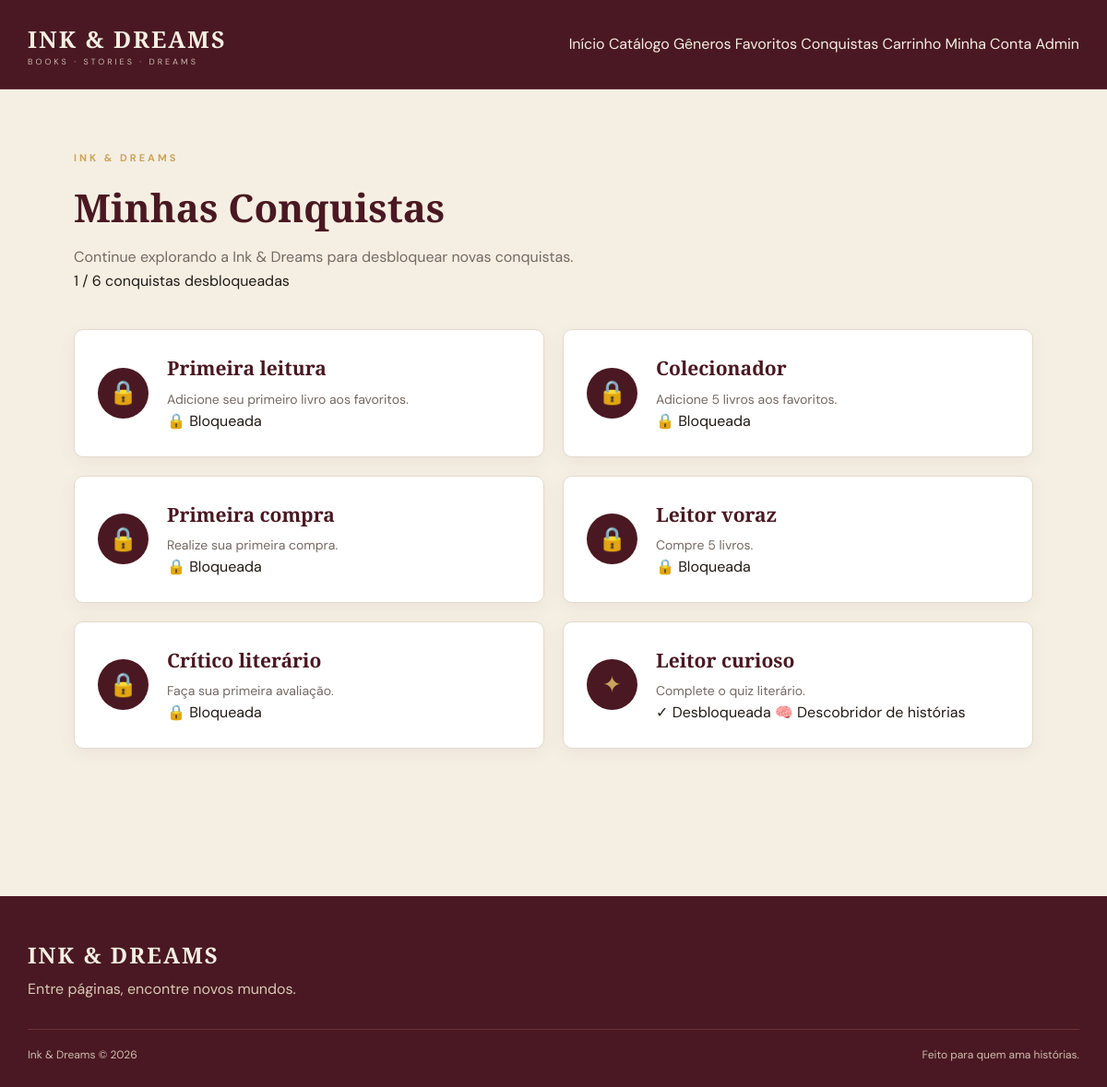
The app's page /conquistas (signed in) with its own data.
### app.py (models this page shows)
class Conquista(db.Model):
    id = db.Column(db.Integer, primary_key=True)
    usuario_id = db.Column(db.Integer, nullable=False)
    nome = db.Column(db.String(100), nullable=False)
    descricao = db.Column(db.String(300), nullable=False)
    recompensa = db.Column(db.String(200), nullable=False)
    desbloqueada = db.Column(db.Boolean, default=False)

### app.py (the view)
@app.route("/conquistas")
def conquistas():
    if "email" not in session:
        return redirect("/login")
    usuario = Usuario.query.filter_by(
        email=session["email"]
    ).first()
    if not usuario:
        return redirect("/login")
    atualizar_conquistas(usuario)
    lista_conquistas = Conquista.query.filter_by(
        usuario_id=usuario.id
    ).all()
    total = len(lista_conquistas)
    desbloqueadas = sum(
        1 for conquista in lista_conquistas
        if conquista.desbloqueada
    )
    return render_template(
        "conquistas.html",
        conquistas=lista_conquistas,
        total=total,
        desbloqueadas=desbloqueadas
    )

### app.py (called while the page is built)
@app.context_processor
def inject_user():
    usuario = None
    if "email" in session:
        usuario = Usuario.query.filter_by(email=session["email"]).first()
    return dict(usuario=usuario)

### templates/conquistas.html (shortened to what this page needs)
{% extends "layout.html" %}
{% block conteudo %}
<section class="conquistas-page">
    <div class="conquistas-header">
        <span>INK & DREAMS</span>
        <h1>Minhas Conquistas</h1>
        <p>
            Continue explorando a Ink & Dreams para desbloquear novas conquistas.
        </p>
        <div class="conquistas-progresso">
            {{ desbloqueadas }} / {{ total }} conquistas desbloqueadas
        </div>
    </div>
    <div class="conquistas-grid">
        {% for conquista in conquistas %}
        <div class="conquista-card {% if conquista.desbloqueada %}desbloqueada{% else %}bloqueada{% endif %}">
            <div class="conquista-icone">
                {% if conquista.desbloqueada %}
                    ✦
                {% else %}
                    🔒
                {% endif %}
            </div>
            <div class="conquista-conteudo">
                <h2>
                    {{ conquista.nome }}
                </h2>
                <p>
                    {{ conquista.descricao }}
                </p>
                {% if conquista.desbloqueada %}
                    <span class="conquista-status">
                        ✓ Desbloqueada
                    </span>
                    <span class="conquista-recompensa">
                        {{ conquista.recompensa }}
                    </span>
                {% else %}
                    <span class="conquista-status">
                        🔒 Bloqueada
                    </span>
                {% endif %}
            </div>
        </div>
        {% endfor %}
    </div>
</section>
{% endblock %}

### static/estilos.css (style rules this page uses)
* { margin: 0; padding: 0; box-sizing: border-box; }
html { min-height: 100%; }
body { min-height: 100vh; background: #f5efe3; color: #211b18; font-family: 'DM Sans', sans-serif; line-height: 1.6; }
h1, h2, h3 { font-family: 'Playfair Display', serif; }
.conquistas-page { max-width: 1100px; margin: 0 auto; padding: 60px 30px 80px; }
.conquistas-header { margin-bottom: 40px; }
.conquistas-header > span { color: #c9a45c; font-size: 11px; font-weight: 700; letter-spacing: 3px; }
.conquistas-header h1 { margin: 8px 0; color: #4a1822; font-family: 'Playfair Display', serif; font-size: 42px; }
.conquistas-header p { margin: 0; color: #746964; font-size: 16px; }
.conquistas-grid { display: grid; grid-template-columns: repeat(2, 1fr); gap: 20px; }
.conquista-card { display: flex; align-items: center; gap: 20px; padding: 25px; background: #ffffff; border: 1px solid #e3d9ce; border-radius: 10px; box-shadow: 0 6px 20px rgba(74, 24, 34, 0.05); transition: 0.2s; }
.conquista-icone { width: 55px; height: 55px; display: flex; align-items: center; justify-content: center; flex-shrink: 0; border-radius: 50%; background: #4a1822; color: #c9a45c; font-size: 25px; }
.conquista-card h2 { margin: 0 0 6px; color: #4a1822; font-family: 'Playfair Display', serif; font-size: 21px; }
.conquista-card p { margin: 0; color: #746964; font-size: 14px; line-height: 1.5; }

### records on screen
Conquista: nome "Primeira leitura", descricao "Adicione seu primeiro livro aos favoritos.", desbloqueada "🔒 Bloqueada"
Conquista: nome "Colecionador", descricao "Adicione 5 livros aos favoritos.", desbloqueada "🔒 Bloqueada"
Conquista: nome "Primeira compra", descricao "Realize sua primeira compra.", desbloqueada "🔒 Bloqueada"
Conquista: nome "Leitor voraz", descricao "Compre 5 livros.", desbloqueada "🔒 Bloqueada"
Conquista: nome "Crítico literário", descricao "Faça sua primeira avaliação.", desbloqueada "🔒 Bloqueada"
Conquista: nome "Leitor curioso", descricao "Complete o quiz literário.", recompensa "🧠 Descobridor de histórias"

### other values on screen
{{ desbloqueadas }} "1"
{{ total }} "6"
